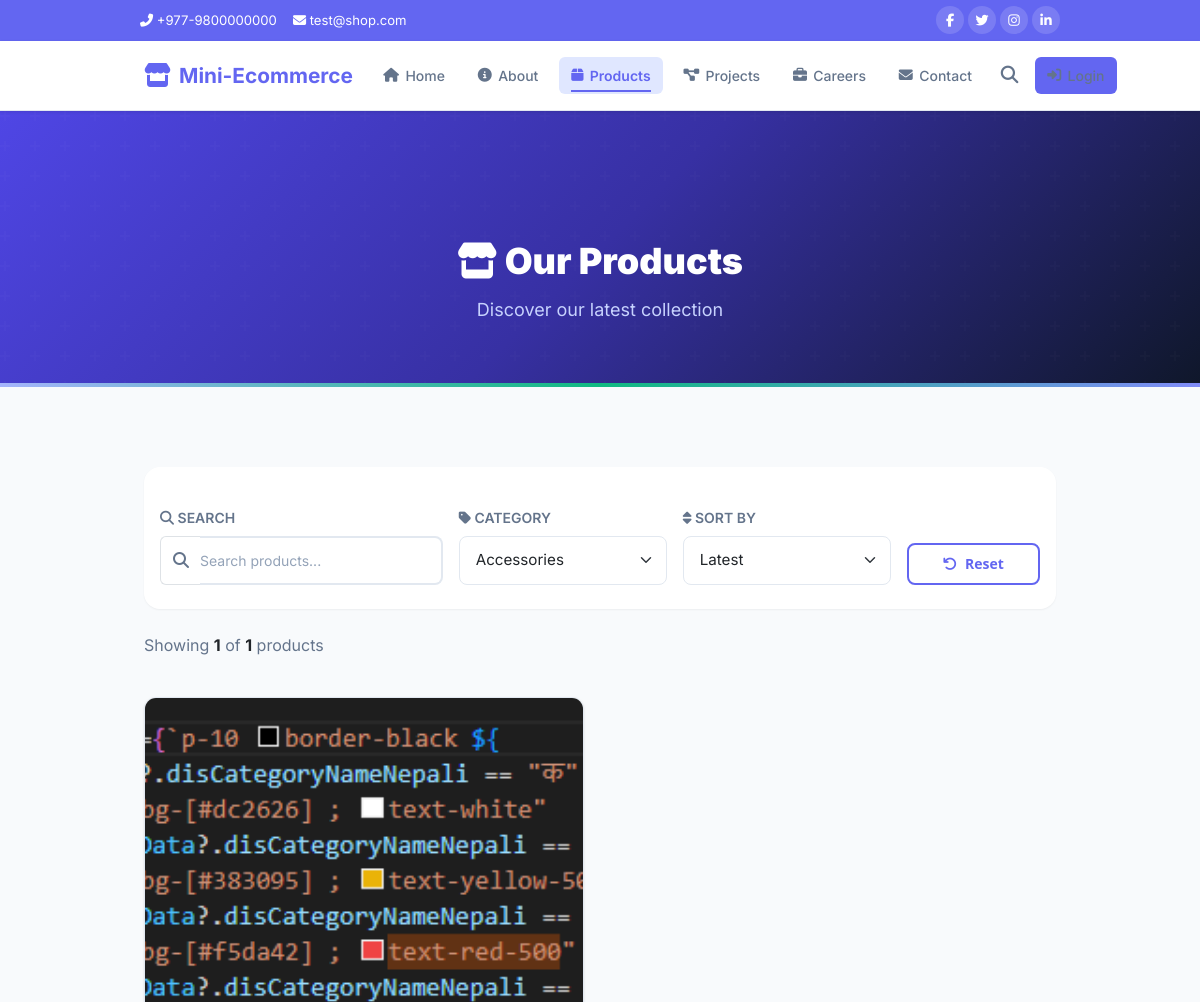
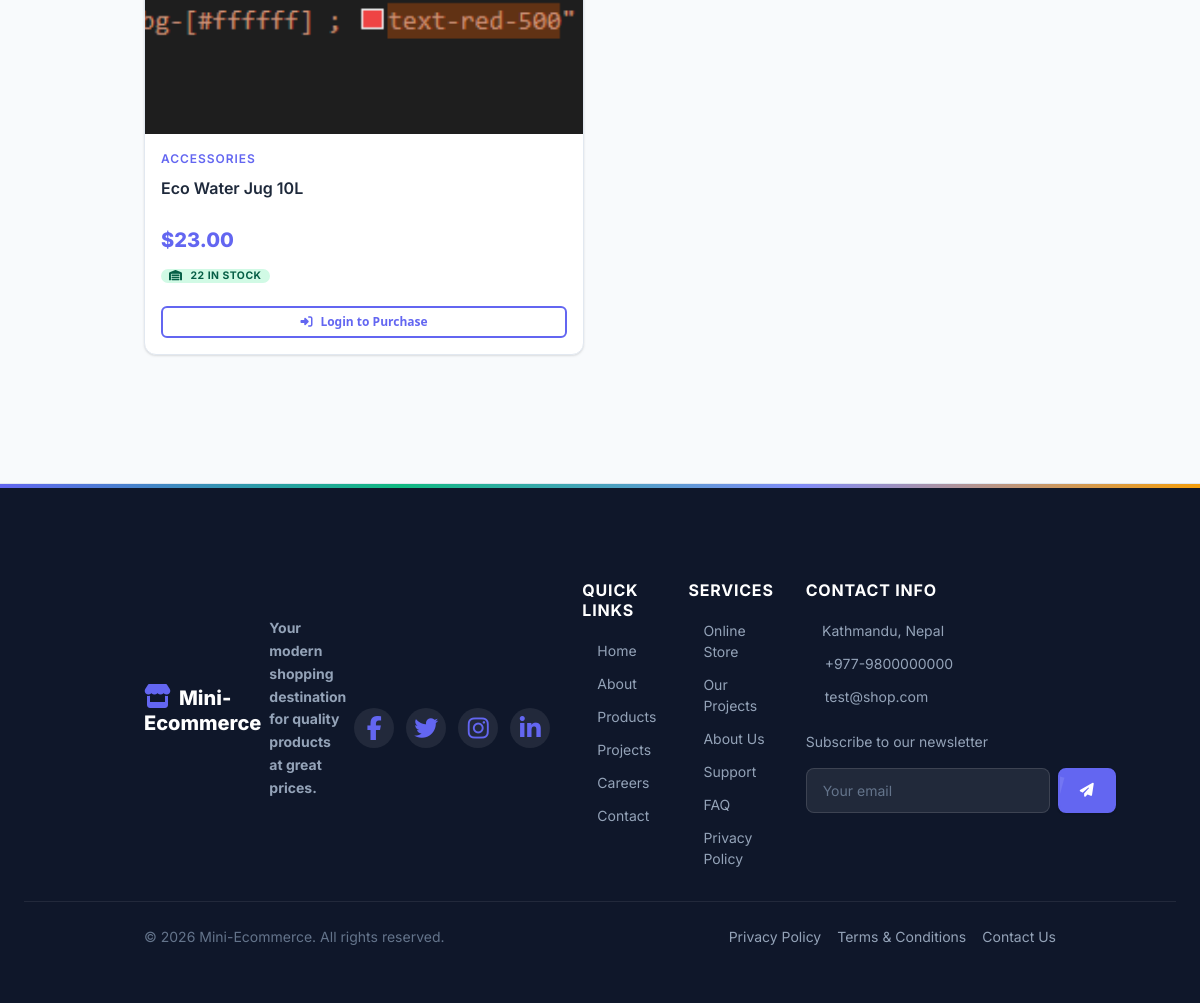
/product/products.php?category=4, run on the app's committed database (2 pictures, top to bottom).
### tables this page shows
CREATE TABLE products (
    product_id INTEGER PRIMARY KEY AUTOINCREMENT,
    name TEXT NOT NULL,
    slug TEXT DEFAULT NULL,
    description TEXT,
    price REAL NOT NULL,
    category TEXT NOT NULL DEFAULT '',
    category_id INTEGER DEFAULT NULL,
    stock INTEGER NOT NULL DEFAULT 0,
    is_featured INTEGER DEFAULT 0,
    image TEXT,
    brochure TEXT DEFAULT NULL,
    is_active INTEGER DEFAULT 1,
    created_at TEXT DEFAULT (datetime('now')),
    updated_at TEXT DEFAULT (datetime('now')),
    FOREIGN KEY (category_id) REFERENCES product_categories(category_id) ON DELETE SET NULL
);

CREATE TABLE product_categories (
    category_id INTEGER PRIMARY KEY AUTOINCREMENT,
    name TEXT NOT NULL UNIQUE,
    slug TEXT NOT NULL UNIQUE,
    description TEXT DEFAULT NULL,
    image TEXT DEFAULT NULL,
    is_active INTEGER DEFAULT 1,
    created_at TEXT DEFAULT (datetime('now'))
);

CREATE TABLE settings (
    setting_id INTEGER PRIMARY KEY AUTOINCREMENT,
    setting_key TEXT NOT NULL UNIQUE,
    setting_value TEXT DEFAULT NULL,
    setting_group TEXT DEFAULT 'general',
    created_at TEXT DEFAULT (datetime('now')),
    updated_at TEXT DEFAULT (datetime('now'))
);

### includes/helpers.php (called while the page is built, shortened)
<?php
function getSetting(string $key, string $default = ''): string {
    static $cache = [];
    if (!isset($cache[$key])) {
        $pdo = getDB();
        $stmt = $pdo->prepare("SELECT setting_value FROM settings WHERE setting_key = ?");
        $stmt->execute([$key]);
        $row = $stmt->fetch();
        $cache[$key] = $row ? $row['setting_value'] : $default;
    }
    return $cache[$key];
}
function h(?string $value): string {
    return htmlspecialchars($value ?? '', ENT_QUOTES, 'UTF-8');
}
function imgUrl(?string $image, string $default = 'placeholder.jpg'): string {
    if (strpos($image, 'uploads/') === 0) return APP_URL . '/' . $image;
    return APP_URL . '/assets/images/' . $image;
}

### includes/session.php (called while the page is built, shortened)
<?php
function isLoggedIn(): bool {
    return false;
}

### product/products.php (the view, shortened to what this page needs)
<?php
require_once __DIR__ . '/../includes/session.php';
require_once __DIR__ . '/../includes/helpers.php';
$pdo = getDB();
$perPage = 12;
$page    = isset($_GET['page']) ? max(1, (int)$_GET['page']) : 1;
$offset  = ($page - 1) * $perPage;
$filterCat   = $_GET['category'] ?? '';
$sortBy      = $_GET['sort']     ?? 'default';
$search      = trim($_GET['search'] ?? '');
$conditions = ['p.is_active = 1'];
$params = [];
if (!empty($filterCat)) {
    $conditions[] = 'p.category_id = ?';
    $params[] = (int)$filterCat;
}
$where = 'WHERE ' . implode(' AND ', $conditions);
switch ($sortBy) {
    default:           $orderBy = 'ORDER BY p.product_id DESC'; break;
}
$countStmt = $pdo->prepare("SELECT COUNT(*) FROM products p $where");
$countStmt->execute($params);
$totalProducts = (int)$countStmt->fetchColumn();
$stmt = $pdo->prepare("SELECT p.*, pc.name as category_name FROM products p LEFT JOIN product_categories pc ON p.category_id = pc.category_id $where $orderBy LIMIT $perPage OFFSET $offset");
$stmt->execute($params);
$products = $stmt->fetchAll();
$categories = $pdo->query("SELECT * FROM product_categories WHERE is_active = 1 ORDER BY name")->fetchAll();
require_once __DIR__ . '/../includes/public_header.php';
?>
<div class="page-banner">
    <div class="container">
        <h1 data-aos="fade-up"><i class="fas fa-store"></i> Our Products</h1>
        <p data-aos="fade-up" data-aos-delay="100">Discover our latest collection</p>
    </div>
</div>
<section class="section-padding">
    <div class="container">
        <form method="GET" action="" class="bg-white rounded-4 shadow-sm p-4 mb-4" data-aos="fade-up">
            <div class="row g-3 align-items-end">
                <div class="col-md-4">
                    <label class="form-label fw-semibold text-muted small text-uppercase"><i class="fas fa-search"></i> Search</label>
                    <div class="input-group">
                        <span class="input-group-text bg-white border-end-0"><i class="fas fa-search text-muted"></i></span>
                        <input type="text" name="search" class="form-control border-start-0 ps-0" placeholder="Search products..." value="<?= h($search) ?>">
                    </div>
                </div>
                <div class="col-md-3">
                    <label class="form-label fw-semibold text-muted small text-uppercase"><i class="fas fa-tag"></i> Category</label>
                    <select name="category" class="form-select" onchange="this.form.submit()">
                        <?php foreach ($categories as $c): ?>
                        <option value="<?= $c['category_id'] ?>" <?= $filterCat == $c['category_id'] ? 'selected' : '' ?>><?= h($c['name']) ?></option>
                        <?php endforeach; ?>
                    </select>
                </div>
                <div class="col-md-3">
                    <label class="form-label fw-semibold text-muted small text-uppercase"><i class="fas fa-sort"></i> Sort By</label>
                    <select name="sort" class="form-select" onchange="this.form.submit()">
                        <option value="default" <?= $sortBy === 'default' ? 'selected' : '' ?>>Latest</option>
                    </select>
                </div>
                <div class="col-md-2">
                    <label class="form-label text-muted small text-uppercase">&nbsp;</label>
                    <a href="<?= APP_URL ?>/product/products.php" class="btn btn-outline w-100"><i class="fas fa-undo"></i> Reset</a>
                </div>
            </div>
        </form>
        <p class="text-muted mb-4" data-aos="fade-up">Showing <strong class="text-dark"><?= count($products) ?></strong> of <strong class="text-dark"><?= $totalProducts ?></strong> products</p>
        <?php if (empty($products)): ?>
        <div class="empty-state" data-aos="fade-up">
            <i class="fas fa-box-open"></i>
            <h3>No products found</h3>
            <p>Try adjusting your search or filter criteria.</p>
            <a href="<?= APP_URL ?>/product/products.php" class="btn btn-primary">Clear Filters</a>
        </div>
        <?php else: ?>
        <div class="row g-3">
            <?php foreach ($products as $i => $p): ?>
            <div class="col-6 col-md-4 col-lg-3" data-aos="fade-up" data-aos-delay="<?= ($i % 12) * 50 ?>">
                <div class="product-card">
                    <a href="<?= APP_URL ?>/product/details.php?id=<?= $p['product_id'] ?>">
                        <div class="product-img-wrap">
                            <img src="<?= imgUrl($p['image'] ?? '') ?>" alt="<?= h($p['name']) ?>" loading="lazy" onerror="this.src='<?= APP_URL ?>/assets/images/placeholder.jpg'">
                        </div>
                    </a>
                    <div class="product-info">
                        <span class="product-category"><?= h($p['category_name'] ?? $p['category']) ?></span>
                        <h3 class="product-name"><a href="<?= APP_URL ?>/product/details.php?id=<?= $p['product_id'] ?>"><?= h($p['name']) ?></a></h3>
                        <div class="product-price">
                            <span class="current-price">$<?= number_format($p['price'], 2) ?></span>
                        </div>
                        <div class="d-flex align-items-center gap-2 mt-auto pt-2">
                            <span class="badge <?= $p['stock'] > 0 ? 'badge-success' : 'badge-danger' ?> badge-sm">
                                <i class="fas fa-warehouse me-1"></i> <?= $p['stock'] ?> in stock
                            </span>
                        </div>
                        <?php if (isLoggedIn()): ?>
                        <form method="POST" action="<?= APP_URL ?>/cart/add.php" class="mt-3">
                            <input type="hidden" name="product_id" value="<?= $p['product_id'] ?>">
                            <input type="hidden" name="quantity" value="1">
                            <button type="submit" class="btn-add-cart" <?= $p['stock'] == 0 ? 'disabled' : '' ?>>
                                <i class="fas fa-cart-plus"></i> <?= $p['stock'] == 0 ? 'Out of Stock' : 'Add to Cart' ?>
                            </button>
                        </form>
                        <?php else: ?>
                        <a href="<?= APP_URL ?>/user/auth.php" class="btn btn-outline btn-sm w-100 mt-3">
                            <i class="fas fa-sign-in-alt"></i> Login to Purchase
                        </a>
                        <?php endif; ?>
                    </div>
                </div>
            </div>
            <?php endforeach; ?>
        </div>
        <?php endif; ?>
    </div>
</section>
<?php require_once __DIR__ . '/../includes/footer.php'; ?>

### includes/footer.php (shortened to what this page needs)
<?php
$siteName    = getSetting('site_name', APP_NAME);
$siteEmail   = getSetting('contact_email', 'support@company.com');
$sitePhone   = getSetting('contact_phone', '+977-9800000000');
$siteAddress = getSetting('contact_address', 'Kathmandu, Nepal');
$footerDesc  = getSetting('footer_description', 'Your modern shopping destination for quality products at great prices.');
$facebookUrl  = getSetting('facebook_url', '#');
$twitterUrl   = getSetting('twitter_url', '#');
$instagramUrl = getSetting('instagram_url', '#');
$linkedinUrl  = getSetting('linkedin_url', '#');
?>
</main>
<footer class="site-footer">
    <div class="footer-top">
        <div class="container">
            <div class="footer-grid">
                <div class="footer-brand" data-aos="fade-up">
                    <h4><i class="fas fa-store" style="color:var(--primary-500);margin-right:0.5rem;"></i><?= h($siteName) ?></h4>
                    <p><?= h($footerDesc) ?></p>
                    <div class="footer-social">
                        <a href="<?= h($facebookUrl) ?>" target="_blank" title="Facebook"><i class="fab fa-facebook-f"></i></a>
                        <a href="<?= h($twitterUrl) ?>" target="_blank" title="Twitter"><i class="fab fa-twitter"></i></a>
                        <a href="<?= h($instagramUrl) ?>" target="_blank" title="Instagram"><i class="fab fa-instagram"></i></a>
                        <a href="<?= h($linkedinUrl) ?>" target="_blank" title="LinkedIn"><i class="fab fa-linkedin-in"></i></a>
                    </div>
                </div>
                <div data-aos="fade-up" data-aos-delay="100">
                    <h5 class="footer-heading">Quick Links</h5>
                    <div class="footer-links">
                        <a href="<?= APP_URL ?>/index.php"><i class="fas fa-chevron-right"></i> Home</a>
                        <a href="<?= APP_URL ?>/about.php"><i class="fas fa-chevron-right"></i> About</a>
                        <a href="<?= APP_URL ?>/product/products.php"><i class="fas fa-chevron-right"></i> Products</a>
                        <a href="<?= APP_URL ?>/projects.php"><i class="fas fa-chevron-right"></i> Projects</a>
                        <a href="<?= APP_URL ?>/careers.php"><i class="fas fa-chevron-right"></i> Careers</a>
                        <a href="<?= APP_URL ?>/contact.php"><i class="fas fa-chevron-right"></i> Contact</a>
                    </div>
                </div>
                <div data-aos="fade-up" data-aos-delay="200">
                    <h5 class="footer-heading">Services</h5>
                    <div class="footer-links">
                        <a href="<?= APP_URL ?>/product/products.php"><i class="fas fa-chevron-right"></i> Online Store</a>
                        <a href="<?= APP_URL ?>/projects.php"><i class="fas fa-chevron-right"></i> Our Projects</a>
                        <a href="<?= APP_URL ?>/about.php"><i class="fas fa-chevron-right"></i> About Us</a>
                        <a href="<?= APP_URL ?>/contact.php"><i class="fas fa-chevron-right"></i> Support</a>
                        <a href="#"><i class="fas fa-chevron-right"></i> FAQ</a>
                        <a href="#"><i class="fas fa-chevron-right"></i> Privacy Policy</a>
                    </div>
                </div>
                <div data-aos="fade-up" data-aos-delay="300">
                    <h5 class="footer-heading">Contact Info</h5>
                    <div class="footer-links">
                        <?php if ($siteAddress): ?>
                        <a href="https://maps.google.com/?q=<?= urlencode($siteAddress) ?>" target="_blank"><i class="fas fa-map-marker-alt"></i> <?= h($siteAddress) ?></a>
                        <?php endif; ?>
                        <?php if ($sitePhone): ?>
                        <a href="tel:<?= h($sitePhone) ?>"><i class="fas fa-phone-alt"></i> <?= h($sitePhone) ?></a>
                        <?php endif; ?>
                        <?php if ($siteEmail): ?>
                        <a href="mailto:<?= h($siteEmail) ?>"><i class="fas fa-envelope"></i> <?= h($siteEmail) ?></a>
                        <?php endif; ?>
                    </div>
                    <div class="footer-newsletter mt-4">
                        <p>Subscribe to our newsletter</p>
                        <form class="newsletter-form" method="POST" action="" data-newsletter>
                            <input type="email" name="email" placeholder="Your email" required>
                            <button type="submit" class="btn btn-primary"><i class="fas fa-paper-plane"></i></button>
                        </form>
                    </div>
                </div>
            </div>
        </div>
    </div>
    <div class="footer-bottom">
        <div class="container">
            <div class="d-flex align-items-center justify-content-between flex-wrap gap-3">
                <p>&copy; <?= date('Y') ?> <?= h($siteName) ?>. All rights reserved.</p>
                <div class="footer-bottom-links">
                    <a href="#">Privacy Policy</a>
                    <a href="#">Terms & Conditions</a>
                    <a href="<?= APP_URL ?>/contact.php">Contact Us</a>
                </div>
            </div>
        </div>
    </div>
</footer>
</body>
</html>

### data on the page
products: image (picture), category.name "ACCESSORIES", name "Eco Water Jug 10L", price "23.00", stock "22"
settings: setting_value "Your modern shopping destination for quality products at great prices."

### other printed values
$contactPhone "+977-9800000000"
$contactEmail "test@shop.com"
$siteName "Mini-Ecommerce"
count($products) "1"
$totalProducts "1"
$siteAddress "Kathmandu, Nepal"
$sitePhone "+977-9800000000"
$siteEmail "test@shop.com"
form field category "Accessories"
